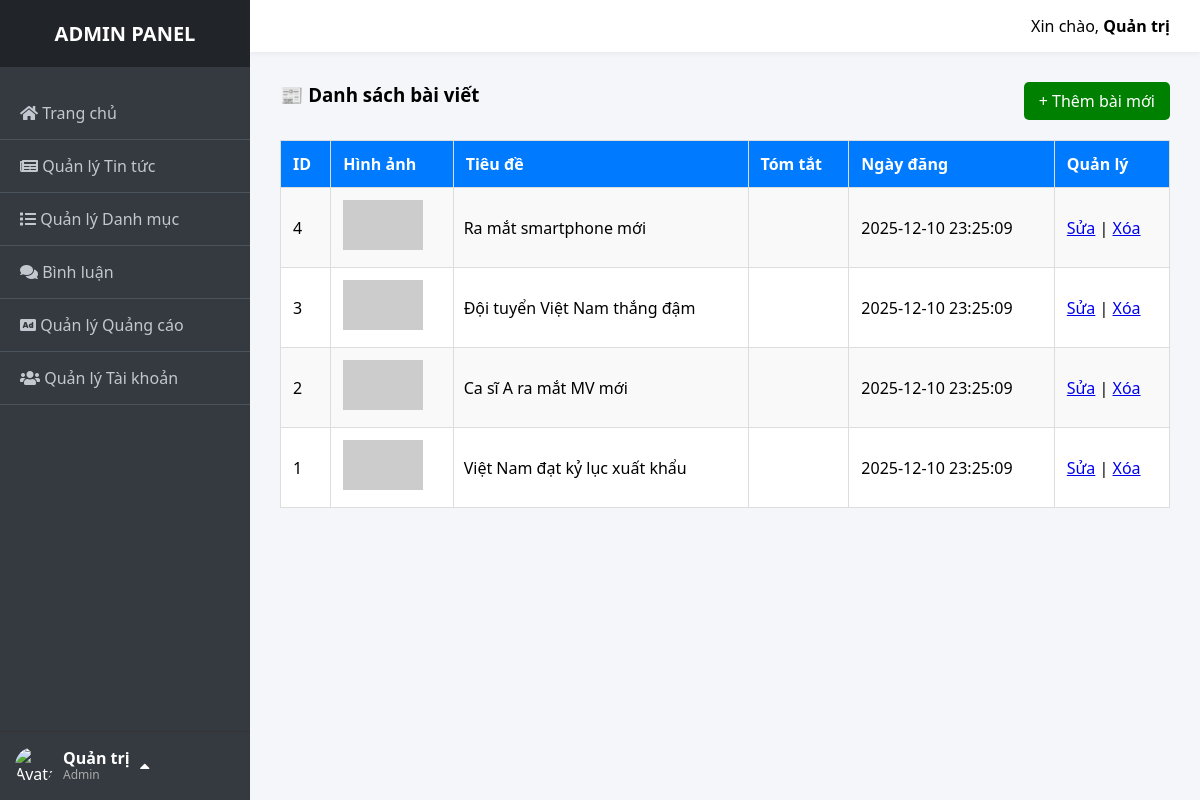
Page /admin/index.php?mod=tintuc&act=list (signed in) on the committed database.
### tables this page shows
CREATE TABLE `tbl_news` (
  `id` int(11) NOT NULL,
  `tieude` varchar(255) NOT NULL,
  `noidung` longtext DEFAULT NULL,
  `hinhanh` varchar(255) DEFAULT NULL,
  `tomtat` text DEFAULT NULL,
  `ngaydang` datetime DEFAULT current_timestamp(),
  `category_id` int(11) DEFAULT NULL
);

### admin/modules/tintuc/list.php (the view, shortened to what this page needs)
<?php
$sql = "SELECT * FROM tbl_news ORDER BY id DESC";
$query = mysqli_query($conn, $sql);
?>
<div style="display:flex; justify-content:space-between; margin-bottom:20px;">
    <h3>📰 Danh sách bài viết</h3>
    <a href="index.php?mod=tintuc&act=add" style="background:green; color:white; padding:8px 15px; text-decoration:none; border-radius:5px;">+ Thêm bài mới</a>
</div>
<table border="1" style="width:100%; border-collapse:collapse; background:white;">
    <tr style="background:#eee;">
        <th>ID</th>
        <th>Hình ảnh</th>
        <th>Tiêu đề</th>
        <th>Tóm tắt</th>
        <th>Ngày đăng</th>
        <th>Quản lý</th>
    </tr>
    <?php while($row = mysqli_fetch_array($query)) { ?>
    <tr align="center">
        <td><?php echo $row['id']; ?></td>
        <td><img src="../images/news/<?php echo $row['hinhanh']; ?>" width="80" onerror="this.src='https://via.placeholder.com/80x50'"></td>
        <td align="left" style="padding:10px;"><?php echo $row['tieude']; ?></td>
        <td align="left" style="padding:10px; font-size:13px;"><?php echo $row['tomtat']; ?></td>
        <td><?php echo $row['ngaydang']; ?></td>
        <td>
            <a href="index.php?mod=tintuc&act=edit&id=<?php echo $row['id']; ?>">Sửa</a> |
            <a href="index.php?mod=tintuc&act=delete&id=<?php echo $row['id']; ?>" onclick="return confirm('Xóa bài này?')">Xóa</a>
        </td>
    </tr>
    <?php } ?>
</table>

### admin/header_admin.php (shortened to what this page needs)
<?php
$roleMap = [
    'admin'      => 'Admin',
    'editor'     => 'Biên tập viên',
    'nhabao'     => 'Nhà báo',
    'phongvien'  => 'Phóng viên',
    'ctv'        => 'CTV'
];
$roleText = $roleMap[$_SESSION['admin_role']] ?? 'Admin';
$avatar = !empty($_SESSION['admin_avatar'])
    ? '/Web_tintuc/images/avatars/' . $_SESSION['admin_avatar']
    : '/Web_tintuc/images/avatars/default_avatar.svg';
?>
<!DOCTYPE html>
<html lang="vi">
<head>
    <link rel="stylesheet" href="/Web_tintuc/admin/css/style_admin.css">
    <link rel="stylesheet" href="https://cdnjs.cloudflare.com/ajax/libs/font-awesome/5.15.3/css/all.min.css">
</head>
<body>
    <div class="wrapper">
        <nav class="sidebar">
            <div class="brand">
                <h2>ADMIN PANEL</h2>
            </div>
            <ul class="menu">
                <li><a href="index.php"><i class="fas fa-home"></i> Trang chủ</a></li>
                <li><a href="index.php?mod=tintuc&act=list"><i class="fas fa-newspaper"></i> Quản lý Tin tức</a></li>
                <li><a href="index.php?mod=danhmuc&act=list"><i class="fas fa-list"></i> Quản lý Danh mục</a></li>
                <li><a href="index.php?mod=binhluan&act=list"><i class="fas fa-comments"></i> Bình luận</a></li>
                <li><a href="index.php?mod=ads&act=list"><i class="fas fa-ad"></i> Quản lý Quảng cáo</a></li>
                <li><a href="index.php?mod=user&act=list"><i class="fas fa-users"></i> Quản lý Tài khoản</a></li>
            </ul>
            <div class="user-dropdown">
                <div class="user-info" onclick="toggleUserMenu()">
                    <img src="<?php echo $avatar; ?>" alt="Avatar">
                    <div class="user-text">
                        <span class="user-name">
                            <?php echo $_SESSION['admin_name']; ?>
                        </span>
                        <small class="user-role">
                            <?php echo $roleText; ?>
                        </small>
                    </div>
                    <i class="fas fa-caret-up"></i>
                </div>
            </div>
        </nav>
        <div class="main-content">
            <header class="top-bar">
                <span>Xin chào, <b><?php echo isset($_SESSION['admin_name']) ? $_SESSION['admin_name'] : 'Admin'; ?></b></span>
            </header>
            <div class="content-body">

### admin/index.php (shortened to what this page needs)
<?php
include 'header_admin.php';
?>
<?php
$mod = isset($_GET['mod']) ? $_GET['mod'] : 'dashboard';
$act = isset($_GET['act']) ? $_GET['act'] : 'list';
if ($mod == 'dashboard') {
?>
    <div class="dashboard-welcome">
        <h2>👋 Xin chào, <?php echo $_SESSION['admin_name']; ?>!</h2>
        <p>Chào mừng bạn quay trở lại hệ thống quản trị website tin tức.</p>
        <div style="display: flex; gap: 20px; margin-top: 30px;">
            <div style="background: #007bff; color: white; padding: 20px; border-radius: 8px; flex: 1;">
                <h3>Tin tức</h3>
                <p>Đang quản lý bài viết</p>
            </div>
            <div style="background: #28a745; color: white; padding: 20px; border-radius: 8px; flex: 1;">
                <h3>Danh mục</h3>
                <p>Quản lý chuyên mục</p>
            </div>
            <div style="background: #ffc107; color: black; padding: 20px; border-radius: 8px; flex: 1;">
                <h3>Thành viên</h3>
                <p>Quản lý user</p>
            </div>
        </div>
    </div
        <?php
    }
    else {
        $path = "modules/{$mod}/{$act}.php";
        if (file_exists($path)) {
            include $path;
        } else {
            echo "<div style='color: red; padding: 20px; background: #fff3cd; border: 1px solid #ffeeba;'>";
            echo "<h3>❌ Lỗi 404: Không tìm thấy chức năng này!</h3>";
            echo "<p>File không tồn tại: <b>{$path}</b></p>";
            echo "<p>Vui lòng kiểm tra lại tên thư mục hoặc tên file.</p>";
            echo "</div>";
        }
    }
        ?>
        <?php
        include 'footer_admin.php';
        ?>

### admin/footer_admin.php
</div>
</div>
</div>
</body>
</html>

### admin/css/base.css (style rules this page uses)
* { margin: 0; padding: 0; box-sizing: border-box; font-family: "Segoe UI", sans-serif; }
body { background-color: #f4f6f9; }
html, body { height: 100%; margin: 0; overflow: hidden; }
.wrapper { display: flex; height: 100vh; width: 100%; }
.sidebar { width: 250px; height: 100%; background-color: #343a40; color: white; flex-shrink: 0; overflow-y: auto; display: flex; flex-direction: column; }
.menu { flex: 1; }
.main-content { flex: 1; display: flex; flex-direction: column; height: 100%; overflow: hidden; }
.top-bar { background-color: white; padding: 15px 30px; box-shadow: 0 2px 5px rgba(0, 0, 0, 0.05); flex-shrink: 0; z-index: 10; }
.content-body { flex: 1; overflow-y: auto; padding: 30px; background-color: #f4f6f9; }
.user-dropdown { position: relative; padding: 15px; border-top: 1px solid #333; }
.user-info { display: flex; align-items: center; gap: 10px; cursor: pointer; color: #fff; }
.user-info img { width: 38px; height: 38px; border-radius: 50%; object-fit: cover; }
.user-text { display: flex; flex-direction: column; line-height: 1.2; }
.user-name { font-weight: 600; }
.user-role { font-size: 12px; color: #aaa; }

### admin/css/layout.css (style rules this page uses)
.wrapper { display: flex; min-height: 100vh; }
.sidebar { width: 250px; background-color: #343a40; color: white; transition: all 0.3s; }
.sidebar .brand { padding: 20px; background-color: #212529; text-align: center; }
.sidebar .brand h2 { font-size: 20px; }
.sidebar .menu { list-style: none; padding-top: 20px; }
.sidebar .menu li a { display: block; padding: 15px 20px; color: #c2c7d0; text-decoration: none; border-bottom: 1px solid #4b545c; }
.main-content { flex: 1; display: flex; flex-direction: column; }
.top-bar { background-color: white; padding: 15px 30px; box-shadow: 0 2px 5px rgba(0, 0, 0, 0.05); text-align: right; }
.content-body { padding: 30px; flex: 1; }

### admin/css/table.css (style rules this page uses)
table { width: 100%; border-collapse: collapse; background: white; margin-top: 20px; }
th, td { padding: 12px; border: 1px solid #ddd; text-align: left; }
th { background-color: #007bff; color: white; }
tr:nth-child(even) { background-color: #f9f9f9; }

### rows in the picture
tbl_news: id "4", tieude "Ra mắt smartphone mới", ngaydang "2025-12-10 23:25:09"
tbl_news: id "3", tieude "Đội tuyển Việt Nam thắng đậm", ngaydang "2025-12-10 23:25:09"
tbl_news: id "2", tieude "Ca sĩ A ra mắt MV mới", ngaydang "2025-12-10 23:25:09"
tbl_news: id "1", tieude "Việt Nam đạt kỷ lục xuất khẩu", ngaydang "2025-12-10 23:25:09"

### other values in the picture
$_SESSION['admin_name'] "Quản trị"
$roleText "Admin"
